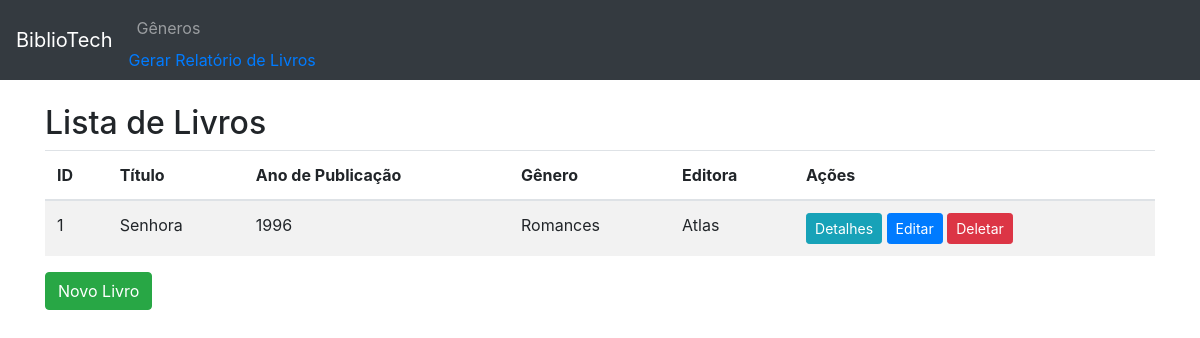
The page /livros/ on the database as committed earlier.
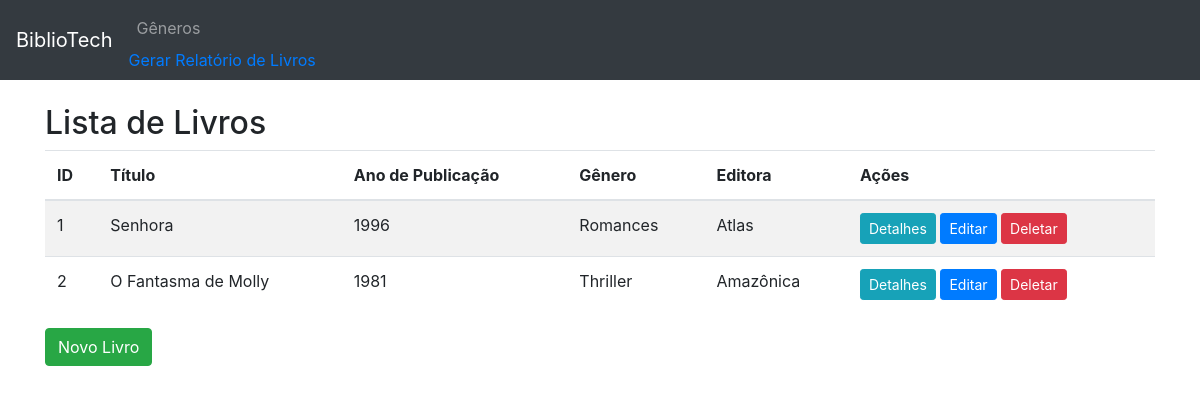
The same page on the database as committed later.
### appmodelo/models.py (models this page shows, shortened)
class Livro(models.Model):
    titulo = models.CharField(max_length=200)
    ano_publicacao = models.IntegerField()
    genero = models.ForeignKey(Genero, on_delete=models.CASCADE)
    editora = models.ForeignKey(Editora, on_delete=models.CASCADE)
    autor = models.ForeignKey(Autor, on_delete=models.CASCADE)

class Genero(models.Model):
    nome = models.CharField(max_length=100)

class Editora(models.Model):
    nome = models.CharField(max_length=100)

### appmodelo/views.py (the view)
# urls.py: path('livros/', views.lista_livros, name='lista_livros'),
def lista_livros(request):
    livros = Livro.objects.all()
    return render(request, 'lista_livros.html', {'livros': livros})

### appmodelo/templates/lista_livros.html
{% extends 'base.html' %}
{% block content %}
<h2>Lista de Livros</h2>
<table class="table table-striped">
    <thead>
        <tr>
            <th>ID</th>
            <th>Título</th>
            <th>Ano de Publicação</th>
            <th>Gênero</th>
            <th>Editora</th>
            <th>Ações</th>
        </tr>
    </thead>
    <tbody>
        {% for livro in livros %}
        <tr>
            <td>{{ livro.id }}</td>
            <td>{{ livro.titulo }}</td>
            <td>{{ livro.ano_publicacao }}</td>
            <td>{{ livro.genero.nome }}</td>
            <td>{{ livro.editora.nome }}</td>
            <td>
                <a href="{% url 'detalhes_livro' livro.id %}" class="btn btn-info btn-sm">Detalhes</a>
                <a href="{% url 'editar_livro' livro.id %}" class="btn btn-primary btn-sm">Editar</a>
                <a href="{% url 'deletar_livro' livro.id %}" class="btn btn-danger btn-sm">Deletar</a>
            </td>
        </tr>
        {% endfor %}
    </tbody>
</table>
<a href="{% url 'novo_livro' %}" class="btn btn-success">Novo Livro</a>
{% endblock %}

Rows that differ between the two databases and show on the page:
added Livro: id "2", titulo "O Fantasma de Molly", ano_publicacao "1981", genero.nome "Thriller", editora.nome "Amazônica"
